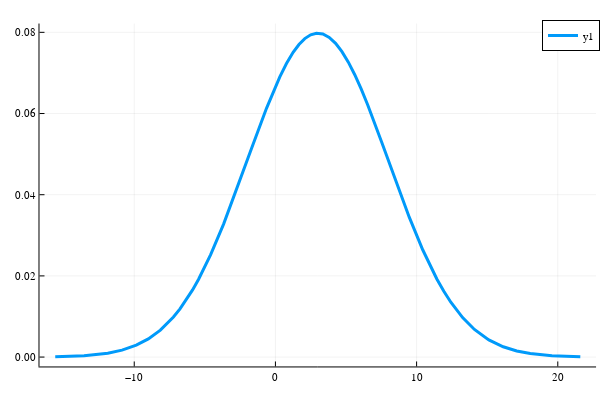

Write notebook code for a chart like this one.
### Code cell
plot(Normal(3, 5), lw = 3)

### Figure 1 — Plotly figure (JSON) as saved in the notebook; plotly's stock layout.template omitted (floating-point values rounded to 4 significant figures)
{"data": [{"colorbar": {"title": ""}, "legendgroup": "y1", "line": {"color": "rgba(0, 154, 250, 1.000)", "dash": "solid", "shape": "linear", "width": 3}, "mode": "lines", "name": "y1", "showlegend": true, "type": "scatter", "x": [-15.6, -15.41, -15.23, -13.55, -11.87, -10.86, -9.855, -9.002, -8.149, -7.686, -7.222, -6.759, -6.296, -5.868, -5.441, -5.014, -4.587, -3.671, -2.755, -1.693, -0.6322, -0.1606, 0.311, 0.7825, 1.254, 1.668, 2.081, 2.495, 2.908, 3.359, 3.81, 4.261, 4.712, 5.165, 5.619, 6.072, 6.526, 7.529, 8.532, 9.486, 10.44, 10.94, 11.43, 11.93, 12.42, 13.26, 14.09, 15.11, 16.13, 17.09, 18.05, 19.59, 21.12, 21.36, 21.6], "xaxis": "x", "y": [7.917e-05, 9.056e-05, 0.0001035, 0.0003327, 0.0009559, 0.001707, 0.002927, 0.004474, 0.006641, 0.008131, 0.009869, 0.01188, 0.01417, 0.01655, 0.01919, 0.02208, 0.02523, 0.03277, 0.04114, 0.05136, 0.06128, 0.06534, 0.06905, 0.07232, 0.07507, 0.07701, 0.07845, 0.07938, 0.07978, 0.07958, 0.07875, 0.07729, 0.07525, 0.07265, 0.06956, 0.06606, 0.06222, 0.05294, 0.04327, 0.0344, 0.02637, 0.02264, 0.01925, 0.0162, 0.0135, 0.00972, 0.006804, 0.004238, 0.002533, 0.001503, 0.0008595, 0.0003253, 0.000112, 9.428e-05, 7.917e-05], "yaxis": "y", "zmax": null, "zmin": null}], "layout": {"annotations": [], "height": 400, "legend": {"bgcolor": "rgba(255, 255, 255, 1.000)", "bordercolor": "rgba(0, 0, 0, 1.000)", "borderwidth": 1, "font": {"color": "rgba(0, 0, 0, 1.000)", "family": "sans-serif", "size": 11}, "title": {"font": {"color": "rgba(0, 0, 0, 1.000)", "family": "sans-serif", "size": 15}, "text": ""}, "tracegroupgap": 0, "traceorder": "normal", "x": 1, "xanchor": "auto", "y": 1, "yanchor": "auto"}, "margin": {"b": 20, "l": 0, "r": 0, "t": 20}, "paper_bgcolor": "rgba(255, 255, 255, 1.000)", "plot_bgcolor": "rgba(255, 255, 255, 1.000)", "showlegend": true, "width": 600, "xaxis": {"anchor": "y", "domain": [0.06582, 0.9934], "gridcolor": "rgba(0, 0, 0, 0.100)", "gridwidth": 0.5, "linecolor": "rgba(0, 0, 0, 1.000)", "mirror": false, "range": [-16.71, 22.71], "showgrid": true, "showline": true, "showticklabels": true, "tickangle": 0, "tickcolor": "rgb(0, 0, 0)", "tickfont": {"color": "rgba(0, 0, 0, 1.000)", "family": "sans-serif", "size": 11}, "tickmode": "array", "ticks": "inside", "ticktext": ["−10", "0", "10", "20"], "tickvals": [-10, 0, 10, 20], "title": "", "titlefont": {"color": "rgba(0, 0, 0, 1.000)", "family": "sans-serif", "size": 15}, "type": "-", "visible": true, "zeroline": false, "zerolinecolor": "rgba(0, 0, 0, 1.000)"}, "yaxis": {"anchor": "x", "domain": [0.03762, 0.9902], "gridcolor": "rgba(0, 0, 0, 0.100)", "gridwidth": 0.5, "linecolor": "rgba(0, 0, 0, 1.000)", "mirror": false, "range": [-0.002312, 0.08217], "showgrid": true, "showline": true, "showticklabels": true, "tickangle": 0, "tickcolor": "rgb(0, 0, 0)", "tickfont": {"color": "rgba(0, 0, 0, 1.000)", "family": "sans-serif", "size": 11}, "tickmode": "array", "ticks": "inside", "ticktext": ["0.00", "0.02", "0.04", "0.06", "0.08"], "tickvals": [0, 0.02, 0.04, 0.06, 0.08], "title": "", "titlefont": {"color": "rgba(0, 0, 0, 1.000)", "family": "sans-serif", "size": 15}, "type": "-", "visible": true, "zeroline": false, "zerolinecolor": "rgba(0, 0, 0, 1.000)"}}}
